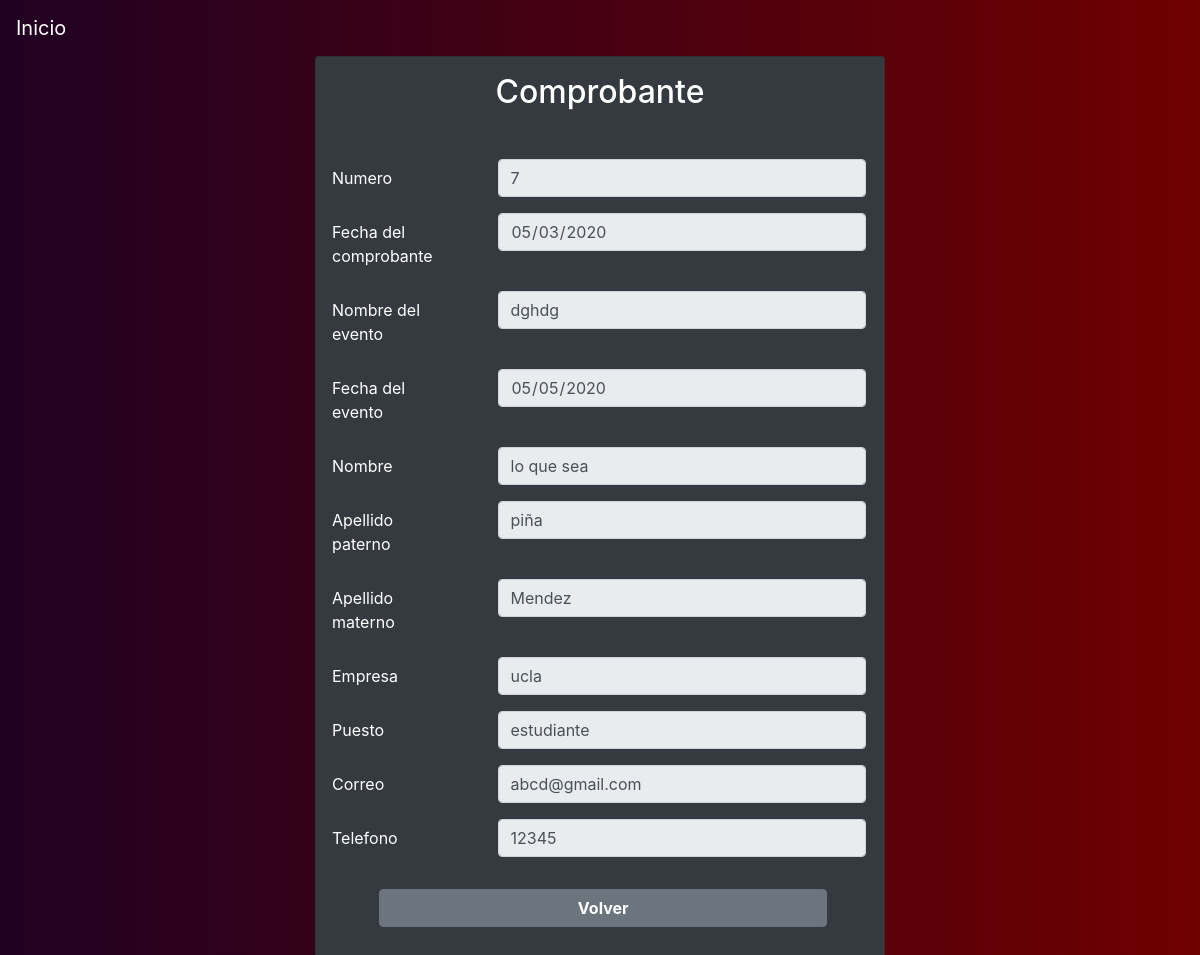
Screenshot of /comprobante-inactive/abcd@gmail.com/14/dghdg with the database file from the repository.
### tables this page shows
CREATE TABLE Comprobante (
       id              integer      not null
        primary key autoincrement,
       fecha  date not null,
       estado text not null
);

CREATE TABLE "Evento"
(
	id INTEGER not null
		constraint Evento_pk
			primary key autoincrement,
	nombre text not null,
	fecha date not null,
	numero_asientos_total int not null,
	numero_asientos_reservados int not null
);

CREATE TABLE Participante (
       nombre text not null,
       apellido_paterno  text not null,
       apellido_materno text not null ,
       empresa text not null ,
       puesto text not null,
       correo text not null,
       telefono text not null,
       evento_id integer not null,
       comprobante_id integer not null ,
       foreign key (evento_id) references Evento(id),
       foreign key (comprobante_id) references Comprobante(id),
       primary key (correo,evento_id)
);

### app.py (the view)
@app.route("/comprobante-inactive/<correo>/<id>/<name>")
def comprobante_inactive(correo, id, name):
    participante = query_db('SELECT * FROM Participante WHERE evento_id = ? and  correo = ? ', [id, correo], True)
    comprobante = query_db('SELECT * FROM Comprobante WHERE id = ? ',
                           [participante["comprobante_id"]], True)
    event = query_db('SELECT * FROM Evento WHERE id  = ?', [id], True)
    return render_template('comprobante_inactive.html', participante=participante,
                           comprobante=comprobante, event=event,
                           name=name, correo=correo, id=id)

### app.py (called while the page is built)
def make_dicts(cursor, row):
    return dict((cursor.description[idx][0], value)
                for idx, value in enumerate(row))

def get_db():
    db = getattr(g, '_database', None)
    if db is None:
        db = g._database = sqlite3.connect(DATABASE)
        db.row_factory = make_dicts
    return db

@app.teardown_appcontext
def close_connection(exception):
    db = getattr(g, '_database', None)
    if db is not None:
        db.close()

def query_db(query, args=(), one=False):
    cur = get_db().execute(query, args)
    rv = cur.fetchall()
    cur.close()
    return (rv[0] if rv else None) if one else rv

### templates/comprobante_inactive.html
{% extends 'layout.html' %}
{% block body %}
<div class="container-fluid">
    <div class="bg-custom row align-items-center justify-content-center vh-100">
        <div class="col-md-6">
            <div class="card bg-dark">
                <div class="car-body text-white">
                    <h2 class="card-title text-center mt-3"> Comprobante</h2>
                    <form class="my-5">
                        <div class="form-group row">
                            <label for="comprobante-id"  class="col-sm-3 col-form-label mx-3">Numero</label>
                            <div class="col-sm-8">
                              <input type="text" name="name" class="form-control" id="comprobante-id"
                                     value="{{comprobante.id}}" readonly>
                            </div>
                        </div>
                        <div class="form-group row">
                            <label for="comprobante-fecha"  class="col-sm-3 col-form-label mx-3">Fecha del comprobante</label>
                            <div class="col-sm-8">
                              <input type="date" name="name" class="form-control" id="comprobante-fecha"
                                     value={{comprobante.fecha}} readonly>
                            </div>
                        </div>
                        <div class="form-group row">
                            <label for="event-name"  class="col-sm-3 col-form-label mx-3">Nombre del evento</label>
                            <div class="col-sm-8">
                              <input type="text" name="name" class="form-control" id="event-name"
                                     value="{{event.nombre}}" readonly>
                            </div>
                        </div>
                        <div class="form-group row">
                            <label for="event-fecha"  class="col-sm-3 col-form-label mx-3">Fecha del evento</label>
                            <div class="col-sm-8">
                              <input type="date" name="name" class="form-control" id="event-fecha"
                                     value={{event.fecha}} readonly>
                            </div>
                        </div>
                        <div class="form-group row">
                            <label for="nombre"  class="col-sm-3 col-form-label mx-3">Nombre</label>
                            <div class="col-sm-8">
                              <input type="text" name="name" class="form-control" id="nombre"
                                     value="{{participante.nombre}}" readonly>
                            </div>
                        </div>
                        <div class="form-group row">
                            <label for="apellido-paterno" class="col-sm-3 col-form-label mx-3">Apellido paterno</label>
                            <div class="col-sm-8">
                              <input type="text"  name="apellido_paterno" class="form-control" id="apellido-paterno"
                                     value="{{participante.apellido_paterno}}" readonly>
                            </div>
                        </div>
                        <div class="form-group row">
                            <label for="apellido-materno" class="col-sm-3 col-form-label mx-3">Apellido materno</label>
                            <div class="col-sm-8">
                              <input type="text"  name="apellido_materno" class="form-control" id="apellido-materno"
                                     value="{{participante.apellido_materno}}" readonly>
                            </div>
                        </div>
                        <div class="form-group row">
                            <label for="empresa" class="col-sm-3 col-form-label mx-3">Empresa</label>
                            <div class="col-sm-8">
                              <input type="text"  name="empresa" class="form-control" id="empresa"
                                     value="{{participante.empresa}}" readonly>
                            </div>
                        </div>
                         <div class="form-group row">
                            <label for="puesto" class="col-sm-3 col-form-label mx-3">Puesto</label>
                            <div class="col-sm-8">
                              <input type="text"  name="puesto" class="form-control" id="puesto"
                                     value="{{participante.puesto}}" readonly>
                            </div>
                        </div>
                        <div class="form-group row">
                            <label for="correo" class="col-sm-3 col-form-label mx-3">Correo</label>
                            <div class="col-sm-8">
                              <input type="email"  name="correo" class="form-control" id="correo"
                                     value="{{participante.correo}}" readonly>
                            </div>
                        </div>
                        <div class="form-group row">
                            <label for="telefono" class="col-sm-3 col-form-label mx-3">Telefono</label>
                            <div class="col-sm-8">
                              <input type="number" name="telefono" class="form-control" id="telefono" min="0"
                                     value={{participante.telefono}} readonly>
                            </div>
                        </div>
                        <div class="col-sm-12">
                              <a class="btn btn-secondary mx-5 mt-3  col-sm-10 font-weight-bold" href="/detail-event/{{participante.evento_id}}/{{name}}">Volver</a>
                        </div>
                    </form>
                </div>
            </div>
        </div>
    </div>
</div>
{% endblock %}

### static/css/custom.css (style rules this page uses)
.bg-custom { background: #200122; background: -webkit-linear-gradient(to right,#200122, #6f0000); background: linear-gradient(to right, #200122, #6f0000); }
body { background: #200122; background: -webkit-linear-gradient(to right,#200122, #6f0000); background: linear-gradient(to right, #200122, #6f0000); }

### rows the page displays
Comprobante: name "7", name "05/03/2020"
Evento: name "dghdg", name "05/05/2020"
Participante: name "lo que sea", apellido_paterno "piña", apellido_materno "Mendez", empresa "ucla", puesto "estudiante", correo "abcd@gmail.com", telefono "12345"
